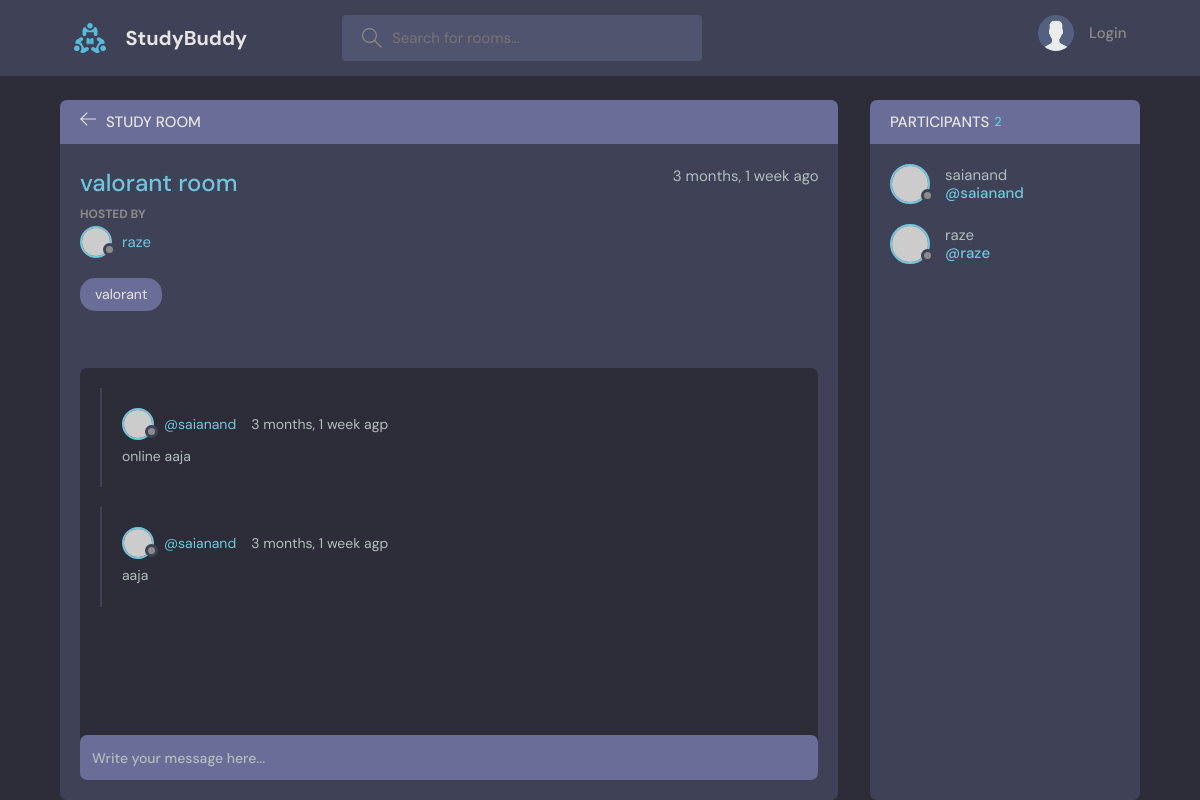
The app's page /room/18/ with its own data.
### base/models.py (models this page shows, shortened)
class Room(models.Model):
    host = models.ForeignKey(User,on_delete=models.SET_NULL ,null = True)
    participants = models.ManyToManyField(User,related_name='participants',blank=True)
    name = models.CharField(max_length=200)
    topic = models.ForeignKey(Topic,on_delete=models.SET_NULL , null = True)
    description = models.TextField(null = True, blank = True)
    updated = models.DateTimeField( auto_now=True)
    created =  models.DateTimeField( auto_now_add=True)
    class Meta:
        ordering = ['-updated','-created']

class Topic(models.Model):
    name = models.CharField(max_length=200)
    def __str__(self):
        return self.name

class Message(models.Model):
    user = models.ForeignKey(User,on_delete=models.CASCADE)
    room = models.ForeignKey(Room, on_delete=models.CASCADE)
    body = models.TextField()
    updated = models.DateTimeField( auto_now=True)
    created =  models.DateTimeField( auto_now_add=True)

### base/views.py (the view, shortened to what this page needs)
# urls.py: path("room/", views.getRooms),
def room(request,pk):
    room = Room.objects.get(id = pk)
    room_messages = room.message_set.all().order_by('-created')
    participants = room.participants.all()
    context = {"room":room,'room_messages':room_messages,'participants':participants}
    return render(request,'base/room.html',context)

### base/templates/base/room.html (shortened to what this page needs)
{% extends "main.html" %}
{% block content %}
    <main class="profile-page layout layout--2">
      <div class="container">
        <div class="room">
          <div class="room__top">
            <div class="room__topLeft">
              <a href="{% url 'home' %}">
                <svg version="1.1" xmlns="http://www.w3.org/2000/svg" width="32" height="32" viewBox="0 0 32 32">
                  <title>arrow-left</title>
                  <path
                    d="M13.723 2.286l-13.723 13.714 13.719 13.714 1.616-1.611-10.96-10.96h27.625v-2.286h-27.625l10.965-10.965-1.616-1.607z"
                  ></path>
                </svg>
              </a>
              <h3>Study Room</h3>
            </div>
          </div>
          <div class="room__box scroll">
            <div class="room__header scroll">
              <div class="room__info">
                <h3>{{room.name}}</h3>
                <span>{{room.created| timesince}} ago</span>
              </div>
              <div class="room__hosted">
                <p>Hosted By</p>
                <a href="{% url 'profile' room.host.id %}" class="room__author">
                  <div class="avatar avatar--small">
                    <img src="https://randomuser.me/api/portraits/men/37.jpg" />
                  </div>
                  <span>{{room.host.username}}</span>
                </a>
              </div>
              <span class="room__topics">{{room.topic}}</span>
            </div>
            <div class="room__conversation">
              <div class="threads scroll">
                {% for message in room_messages %}
                <div class="thread">
                  <div class="thread__top">
                    <div class="thread__author">
                      <a href="{url 'profile' message.user.id}" class="thread__authorInfo">
                        <div class="avatar avatar--small">
                          <img src="https://randomuser.me/api/portraits/men/37.jpg" />
                        </div>
                        <span>@{{message.user.username}}</span>
                      </a>
                      <span class="thread__date">{{message.created|timesince}} agp</span>
                    </div>
                  </div>
                  <div class="thread__details">
                    {{message.body}}
                  </div>
                </div>
                {% endfor %}
              </div>
            </div>
          </div>
          <div class="room__message">
            <form action=""  method='POST'>
              <input name="body" placeholder="Write your message here..." />
            </form>
          </div>
        </div>
        <div class="participants">
          <h3 class="participants__top">Participants <span>{{participants.count}}</span></h3>
          <div class="participants__list scroll">
            {% for participant in participants %}
            <a href="{% url 'profile' user.id %}" class="participant">
              <div class="avatar avatar--medium">
                <img src="https://randomuser.me/api/portraits/men/37.jpg" />
              </div>
              <p>
                {{participant.username}}
                <span>@{{participant.username}}</span>
              </p>
            </a>
            {% endfor %}
          </div>
        </div>
      </div>
    </main>
{% endblock content %}

### records on screen
Room: name "valorant room", created "3 months, 1 week", host.username "raze", topic "valorant"
Message: user.username "saianand", created "3 months, 1 week", body "online aaja"
Message: user.username "saianand", created "3 months, 1 week", body "aaja"

### other values on screen
{{ participants.count }} "2"
{{ participant.username }} "saianand"
{{ participant.username }} "raze"
